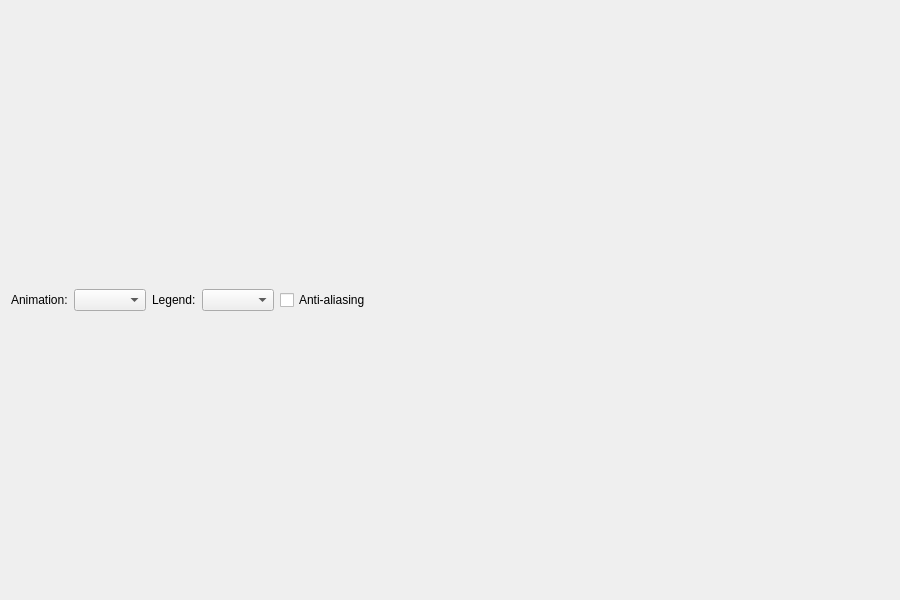
<?xml version="1.0" encoding="UTF-8"?>
<ui version="4.0">
 <class>ThemeWidgetForm</class>
 <widget class="QWidget" name="ThemeWidgetForm">
  <property name="geometry">
   <rect>
    <x>0</x>
    <y>0</y>
    <width>900</width>
    <height>600</height>
   </rect>
  </property>
  <layout class="QGridLayout" name="gridLayout">
   <item row="0" column="0" colspan="3">
    <layout class="QHBoxLayout" name="horizontalLayout">
     <item>
      <widget class="QLabel" name="animatedLabel">
       <property name="text">
        <string>Animation:</string>
       </property>
      </widget>
     </item>
     <item>
      <widget class="QComboBox" name="animatedComboBox"/>
     </item>
     <item>
      <widget class="QLabel" name="legendLabel">
       <property name="text">
        <string>Legend:</string>
       </property>
      </widget>
     </item>
     <item>
      <widget class="QComboBox" name="legendComboBox"/>
     </item>
     <item>
      <widget class="QCheckBox" name="antialiasCheckBox">
       <property name="text">
        <string>Anti-aliasing</string>
       </property>
       <property name="checked">
        <bool>false</bool>
       </property>
      </widget>
     </item>
     <item>
      <spacer name="horizontalSpacer">
       <property name="orientation">
        <enum>Qt::Horizontal</enum>
       </property>
       <property name="sizeHint" stdset="0">
        <size>
         <width>40</width>
         <height>20</height>
        </size>
       </property>
      </spacer>
     </item>
    </layout>
   </item>
  </layout>
 </widget>
 <resources/>
 <connections>
  <connection>
   <sender>antialiasCheckBox</sender>
   <signal>toggled(bool)</signal>
   <receiver>ThemeWidgetForm</receiver>
   <slot>updateUI()</slot>
   <hints>
    <hint type="sourcelabel">
     <x>20</x>
     <y>20</y>
    </hint>
    <hint type="destinationlabel">
     <x>20</x>
     <y>20</y>
    </hint>
   </hints>
  </connection>
  <connection>
   <sender>legendComboBox</sender>
   <signal>currentIndexChanged(int)</signal>
   <receiver>ThemeWidgetForm</receiver>
   <slot>updateUI()</slot>
   <hints>
    <hint type="sourcelabel">
     <x>20</x>
     <y>20</y>
    </hint>
    <hint type="destinationlabel">
     <x>20</x>
     <y>20</y>
    </hint>
   </hints>
  </connection>
  <connection>
   <sender>animatedComboBox</sender>
   <signal>currentIndexChanged(int)</signal>
   <receiver>ThemeWidgetForm</receiver>
   <slot>updateUI()</slot>
   <hints>
    <hint type="sourcelabel">
     <x>20</x>
     <y>20</y>
    </hint>
    <hint type="destinationlabel">
     <x>20</x>
     <y>20</y>
    </hint>
   </hints>
  </connection>
 </connections>
 <slots>
  <slot>updateUI()</slot>
 </slots>
</ui>
